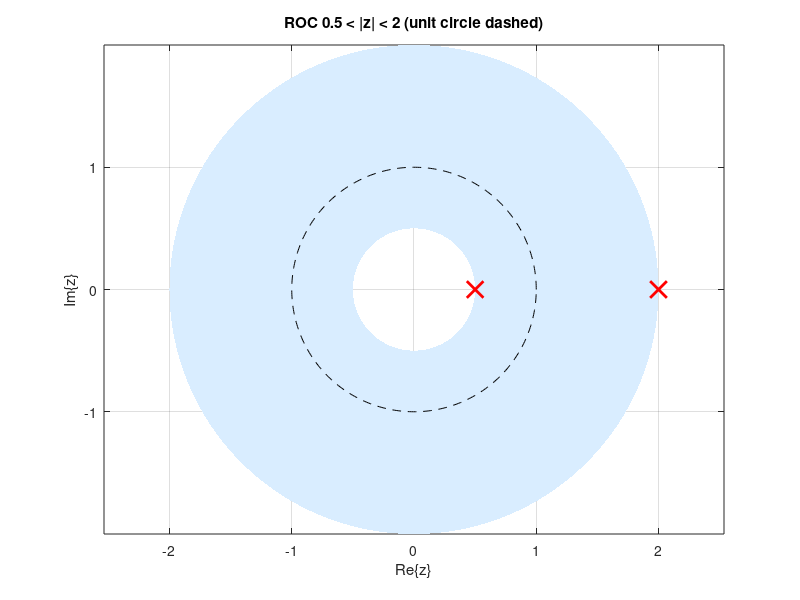
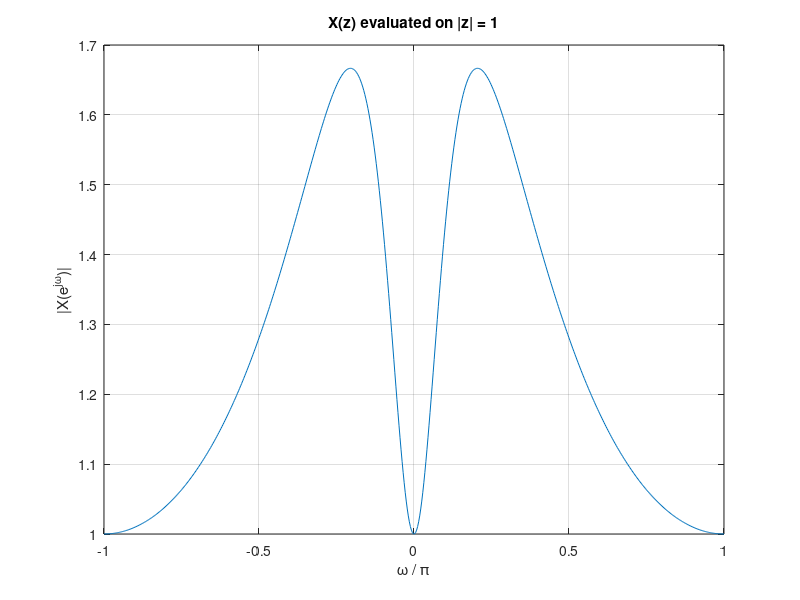

The MATLAB script that drew these images, in order:
% Signals and Systems — The Z-Transform and the ROC
%title: The Z-Transform and Its ROC
%ar-title: تحويل Z ومنطقة التقارب
%lesson: ss-ch6-1
%course: signals-systems

%% A finite sequence
%ar: x = {1, 2, 5, 7, 0, 1} و 5 عند n = 0. X(z) = Σ x[n] z^{−n}. نحسبه عند أي z ونقارن بـ z² + 2z + 5 + 7z^{−1} + z^{−3}.
x = [1 2 5 7 0 1]; n = -2:3;
X = @(z) sum(x .* z.^(-n));
z = 1.3*exp(1j*0.7);
Xf = z^2 + 2*z + 5 + 7/z + z^(-3);
fprintf('X(z) = %.6f%+.6fj, formula %.6f%+.6fj\n', real(X(z)), imag(X(z)), real(Xf), imag(Xf))
%check: abs(X(z) - Xf) < 1e-12

%% A two-sided sequence and its ring-shaped ROC
%ar: x = a^n u[n] − b^n u[−n−1] مع a = 0.5 و b = 2. الـ ROC حلقة 0.5 < |z| < 2. نجمع عددًا كبيرًا من الحدود عند z داخل الحلقة ونقارن بـ 1/(1 − az^{−1}) + 1/(1 − bz^{−1}).
a = 0.5; b = 2; z = 1.2*exp(1j*0.3);
n1 = 0:300; n2 = -300:-1;
S = sum(a.^n1 .* z.^(-n1)) - sum(b.^n2 .* z.^(-n2));
Sf = 1/(1 - a/z) + 1/(1 - b/z);
fprintf('sum %.8f%+.8fj, formula %.8f%+.8fj\n', real(S), imag(S), real(Sf), imag(Sf))
%check: abs(S - Sf) < 1e-10

%% Draw the ROC
%ar: نرسم الدائرتين |z| = 0.5 و |z| = 2 ونظلل الحلقة بينهما، ونضع الأقطاب عند a و b ودائرة الوحدة المتقطعة.
th = linspace(0, 2*pi, 400);
fill([2*cos(th), 0.5*cos(fliplr(th))], [2*sin(th), 0.5*sin(fliplr(th))], [0.85 0.93 1], 'EdgeColor', 'none'); hold on
plot(cos(th), sin(th), 'k--'); plot([a b], [0 0], 'rx', 'MarkerSize', 12, 'LineWidth', 2); hold off
axis equal; grid on; xlabel('Re\{z\}'); ylabel('Im\{z\}'); title('ROC 0.5 < |z| < 2 (unit circle dashed)')

%%! Project idea: the DTFT is X(z) on the unit circle
%ar: مشروع للفهم: إذا كانت دائرة الوحدة داخل الـ ROC، فقيم X(z) عليها هي الاستجابة الترددية. نحسب |X(e^{jω})| من هذه الصيغة ونرسمها.
w = linspace(-pi, pi, 600); zz = exp(1j*w);
Xw = 1./(1 - a./zz) + 1./(1 - b./zz);
figure; plot(w/pi, abs(Xw)); grid on; xlabel('\omega / \pi'); ylabel('|X(e^{j\omega})|'); title('X(z) evaluated on |z| = 1')
